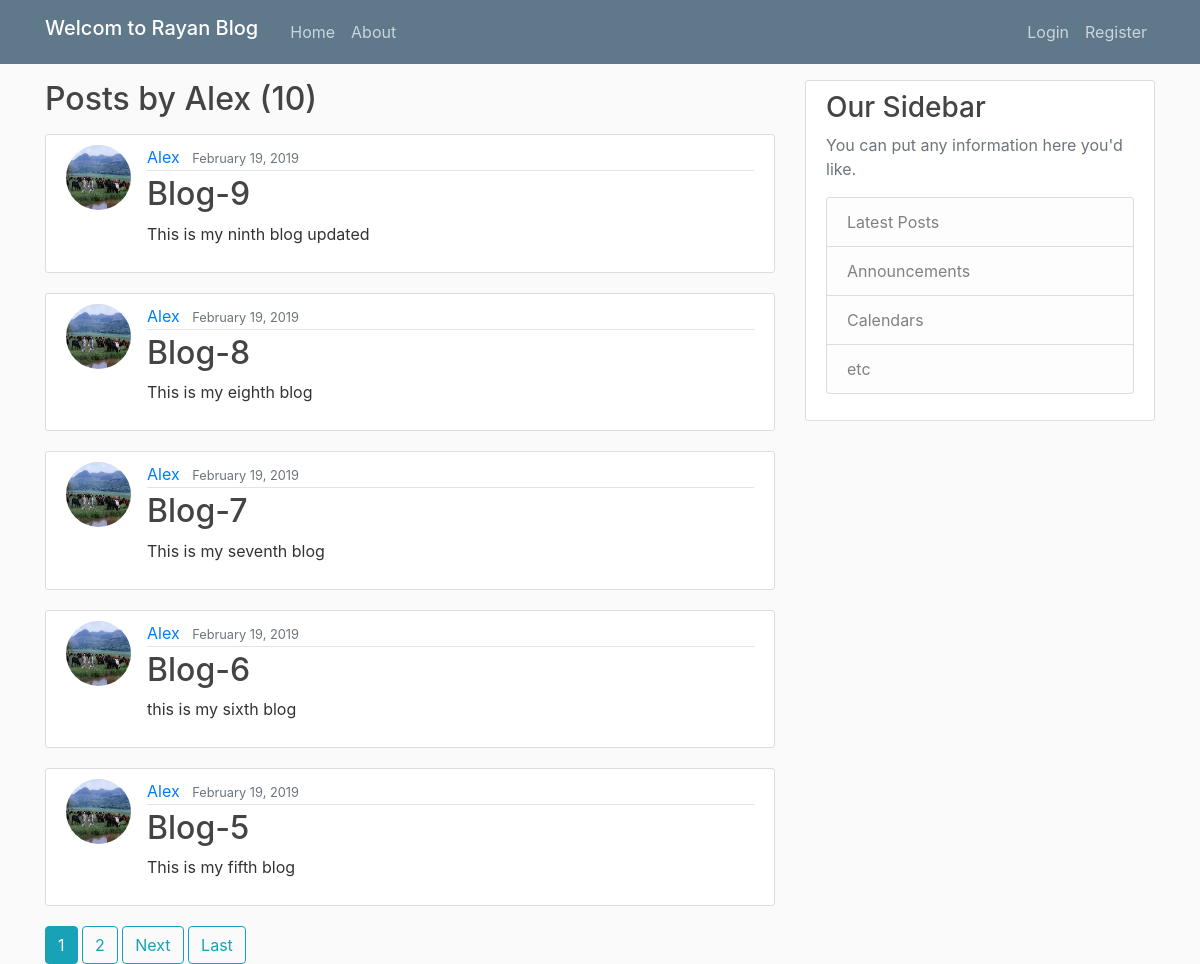
/user/Alex/, run on the app's committed database.
### blogsapp/models.py (models this page shows, shortened)
class Post(models.Model):
    title = models.CharField(max_length=100)
    content = models.TextField()
    date_posted = models.DateTimeField(default=timezone.now)
    author = models.ForeignKey(User, on_delete=models.CASCADE)

### usersapp/models.py (models this page shows, shortened)
class Profile(models.Model):
    user = models.OneToOneField(User, on_delete = models.CASCADE)
    image = models.ImageField(default = 'default.jpg', upload_to = 'profile_pics' )

### blogsapp/views.py (the view)
# urls.py: path('user/<str:username>/', UserPostListView.as_view(), name ='user-posts'),
class UserPostListView(ListView):
    model = Post
    template_name = 'blogsapp/user_posts.html'
    context_object_name ='posts'
    paginate_by = 5
    def get_queryset(self):
        user = get_object_or_404(User, username = self.kwargs.get('username'))
        return Post.objects.filter(author=user).order_by('-date_posted')

### blogsapp/templates/blogsapp/user_posts.html (shortened to what this page needs)
{% extends "blogsapp/base.html"%}
{% block content %}
  <h2 class = "mb-3">Posts by {{ view.kwargs.username }} ({{page_obj.paginator.count}})</h2>
      {% for post in posts %}
              <article class="media content-section">
                <img class = "rounded-circle article-img" src="{{ post.author.profile.image.url }}">
                <div class="media-body">
                  <div class="article-metadata">
                    <a class="mr-2" href="{% url 'user-posts' post.author.username %}">{{ post.author }}</a>
                    <small class="text-muted">{{ post.date_posted|date:"F d, Y" }}</small>
                  </div>
                  <h2><a class="article-title" href="post/{{post.id}} ">{{ post.title }}</a></h2>
                  <p class="article-content">{{ post.content }}</p>
                </div>
              </article>
      {% endfor %}
      {% if is_paginated %}
        {% for num in page_obj.paginator.page_range %}
          {% if page_obj.number == num %}
            <a class="btn btn-info" mb-4" href="?page={{ num }}">{{ num }}</a>
          {% elif num > page_obj.number|add:'-3' and  num < page_obj.number|add:'3' %}
            <a class="btn btn-outline-info" mb-4" href="?page={{ num }}">{{ num }}</a>
          {%endif%}
        {% endfor%}
        {% if page_obj.has_next %}
          <a class="btn btn-outline-info" mb-4" href="?page= {{ page_obj.next_page_number }}">Next</a>
          <a class="btn btn-outline-info" mb-4" href="?page= {{ page_obj.paginator.num_pages }}">Last</a>
        {% endif%}
      {% endif %}
{% endblock %}

### blogsapp/static/blogsapp/main.css (style rules this page uses)
body { background: #fafafa; color: #333333; margin-top: 5rem; }
h1, h2, h3, h4, h5, h6 { color: #444444; }
.content-section { background: #ffffff; padding: 10px 20px; border: 1px solid #dddddd; border-radius: 3px; margin-bottom: 20px; }
.article-title { color: #444444; }
.article-content { white-space: pre-line; }
.article-img { height: 65px; width: 65px; margin-right: 16px; }
.article-metadata { padding-bottom: 1px; margin-bottom: 4px; border-bottom: 1px solid #e3e3e3 }

### data on the page
Post: author.profile.image (picture), author "Alex", date_posted "February 19, 2019", title "Blog-9", content "This is my ninth blog updated"
Post: author.profile.image (picture), author "Alex", date_posted "February 19, 2019", title "Blog-8", content "This is my eighth blog"
Post: author.profile.image (picture), author "Alex", date_posted "February 19, 2019", title "Blog-7", content "This is my seventh blog"
Post: author.profile.image (picture), author "Alex", date_posted "February 19, 2019", title "Blog-6", content "this is my sixth blog"
Post: author.profile.image (picture), author "Alex", date_posted "February 19, 2019", title "Blog-5", content "This is my fifth blog"

### other printed values
{{ view.kwargs.username }} "Alex"
{{ page_obj.paginator.count }} "10"
{{ num }} "1"
{{ num }} "2"
